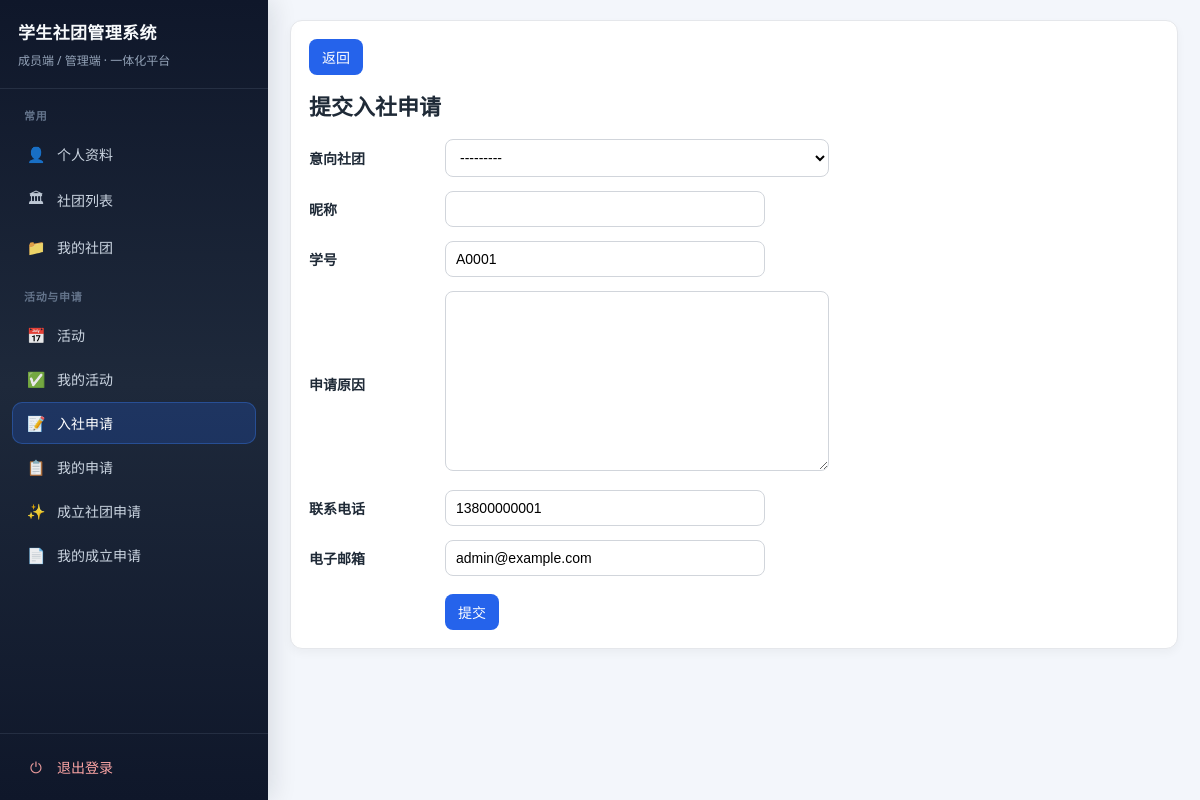
Screenshot of /applications/new/ (signed in) with the database file from the repository.
### club/models.py (models this page shows, shortened)
class MemberProfile(models.Model):
    user = models.OneToOneField(settings.AUTH_USER_MODEL, on_delete=models.CASCADE, related_name="memberprofile")
    club = models.ForeignKey(
        "ClubInfo",
        on_delete=models.SET_NULL,
        null=True,
        blank=True,
        related_name="members",
        help_text="所属社团；高级管理员通常为空。",
    )
    role = models.CharField(max_length=20, choices=RoleChoices.choices, default=RoleChoices.MEMBER)
    student_id = models.CharField(max_length=32, unique=True, null=True, blank=True)
    phone = models.CharField(max_length=32, unique=True, null=True, blank=True)
    email = models.EmailField(blank=True)
    college = models.CharField(max_length=64, blank=True)
    grade = models.CharField(max_length=32, blank=True)

### club/views.py (the view, shortened to what this page needs)
# urls.py: path("applications/new/", views.apply_join, name="apply_join"),
@login_required
@reject_super_admin()
def apply_join(request):
    profile = request.user.memberprofile
    joined_ids = set(_get_joined_club_ids(profile))
    club_qs = ClubInfo.objects.exclude(pk__in=joined_ids).order_by("name")
    initial = {}
    if request.method != "POST":
        if profile.student_id:
            initial.setdefault("student_id", profile.student_id)
        if profile.phone:
            initial.setdefault("phone", profile.phone)
        if profile.email:
            initial.setdefault("email", profile.email)
    club_q = request.GET.get("club")
    form = JoinApplicationForm(data=request.POST or None, initial=initial, club_queryset=club_qs)
    return render(
        request,
        "club/form_page.html",
        {"title": "提交入社申请", "form": form, "cancel_url": reverse("club:my_applications")},
    )

### club/forms.py
class JoinApplicationForm(forms.ModelForm):
    class Meta:
        model = JoinApplication
        fields = ["club", "nickname", "student_id", "reason", "phone", "email"]
        labels = {
            "club": "意向社团",
            "nickname": "昵称",
            "student_id": "学号",
            "reason": "申请原因",
            "phone": "联系电话",
            "email": "电子邮箱",
        }
    def __init__(self, *args, club_queryset=None, **kwargs):
        super().__init__(*args, **kwargs)
        qs = club_queryset if club_queryset is not None else ClubInfo.objects.all().order_by("name")
        self.fields["club"].queryset = qs
        self.fields["phone"].required = True
        self.fields["email"].required = False

### club/models.py (called while the page is built)
    def __str__(self):
        return self.name

### club/views.py (called while the page is built)
def _get_joined_club_ids(profile):
    club_ids = set(profile.memberships.filter(is_active=True).values_list("club_id", flat=True))
    club_ids.update(
        profile.assignments.filter(is_active=True, department__club__isnull=False).values_list("department__club_id", flat=True)
    )
    if profile.club_id:
        club_ids.add(profile.club_id)
    return sorted(cid for cid in club_ids if cid)

def _get_manageable_club_ids(profile):
    club_ids = set(
        profile.assignments.filter(
            is_active=True,
            department__club__isnull=False,
            position__name__in=CLUB_LEADER_POSITIONS,
        ).values_list("department__club_id", flat=True)
    )
    if profile.role == RoleChoices.CLUB_ADMIN and profile.club_id:
        club_ids.add(profile.club_id)
    return sorted(cid for cid in club_ids if cid)

def get_unviewed_visible_notices(user, club=None):
    profile = user.memberprofile
    if profile.role == RoleChoices.SUPER_ADMIN:
        return Notice.objects.none()
    return get_visible_notices(user, club=club).exclude(views__profile=profile)

### templates/club/form_page.html (shortened to what this page needs)
{% extends 'club/base.html' %}
{% block page_back %}
{% if cancel_url %}
<p class="page-back"><a class="btn" href="{{ cancel_url }}">返回</a></p>
{% endif %}
{% endblock %}
{% block content %}
<h2>{{ title }}</h2>
<form method="post" class="admin-form-grid">
    {% for field in form %}
    <div class="form-row">
        <label for="{{ field.id_for_label }}">{{ field.label }}</label>
        <div class="field-body">
            {{ field }}
        </div>
    </div>
    {% endfor %}
    <div class="form-actions">
        <button type="submit">提交</button>
    </div>
</form>
{% endblock %}

### templates/club/base.html (style rules this page uses)
:root { --bg: #f3f6fb; --card: #ffffff; --text: #1f2a37; --muted: #6b7280; --border: #e5e7eb; --primary: #2563eb; --primary-hover: #1d4ed8; --success-bg: #ecfdf3; }
* { box-sizing: border-box; }
body { margin: 0; background: var(--bg); color: var(--text); font-family: "Segoe UI", "Microsoft YaHei", Arial, sans-serif; min-height: 100vh; }
h2 { margin-top: 0; font-size: 22px; }
input, select, textarea { width: 100%; max-width: 420px; padding: 9px 10px; border: 1px solid #d1d5db; border-radius: 8px; outline: none; font-size: 14px; background: #fff; }
textarea { min-height: 90px; resize: vertical; }
button, input[type="submit"], .btn { border: none; border-radius: 8px; background: var(--primary); color: #fff; padding: 8px 13px; cursor: pointer; text-decoration: none; display: inline-block; font-size: 14px; font-family: inherit; }
.page-back { margin: 0 0 14px 0; }
.page-back a.btn { margin-right: 8px; }
a { color: #1d4ed8; }
.admin-form-grid { max-width: 520px; margin-top: 8px; }
.admin-form-grid .form-row { display: grid; grid-template-columns: 120px minmax(0, 1fr); gap: 12px 16px; align-items: center; margin-bottom: 14px; }
.admin-form-grid .form-row label { margin: 0; font-weight: 600; font-size: 14px; color: var(--text); }
.admin-form-grid .form-row .field-body { min-width: 0; }
.admin-form-grid .form-row .field-body > input { max-width: 320px; width: 100%; }
.admin-form-grid .form-actions { margin-top: 18px; padding-left: 136px; }

### rows the page displays
MemberProfile: form "---------" "A0001" "13800000001" "admin@example.com"

### other values shown
{{ title }} "提交入社申请"
{{ field.label }} "意向社团" "昵称" "学号" "申请原因" "联系电话" "电子邮箱"
